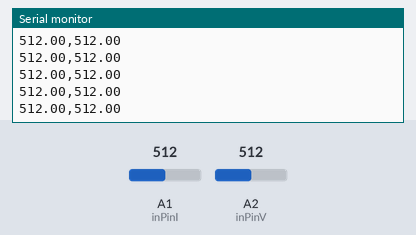
The sketch below on a simulated Arduino Uno, built with avr-gcc and run on an emulated ATmega328P. Parts: the last lines printed to the serial monitor. Inputs (shaded band) come from the test bench; at power-on: A2 (inPinV) = 512, A1 (inPinI) = 512.

Above: at 1.2 s.
1.3 s: A2 (inPinV) set to 11
At 2.0 s:
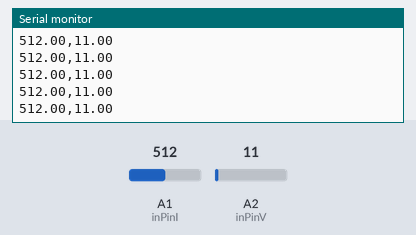
2.8 s: A2 (inPinV) set to 8
At 3.3 s:
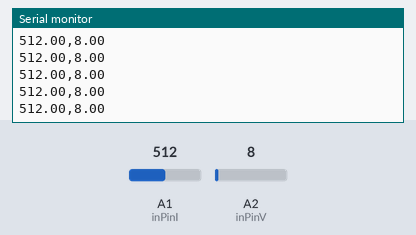
Timing chart, 0 to 5.8 s (numbered marks = the images above; inputs shaded):
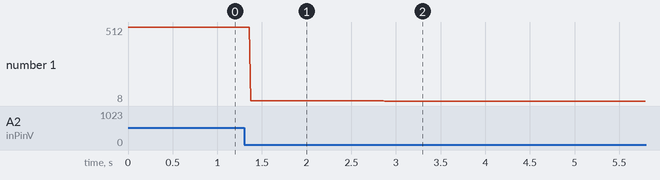

The sketch:

instantanious_IV.ino
```cpp
#include "EmonLib.h"
int inPinI;
int inPinV;

void setup() {
  // put your setup code here, to run once:
    Serial.begin(9600);
    inPinI = 1;
    inPinV = 2;
}

void loop(){


   double sampleI = analogRead(inPinI);
   double sampleV = analogRead(inPinV);

   Serial.print(sampleI);
   Serial.print(",");
   Serial.println(sampleV);
}
```

Measured:
- after the input at 1.3 s, the serial monitor: prints a new line after 0.07 s (image 1)
- after the input at 2.8 s, the serial monitor: prints a new line after 0.07 s (image 2)
- plotted number 1: 512 → 11 after the input at 1.3 s, 11 → 8 after the input at 2.8 s
